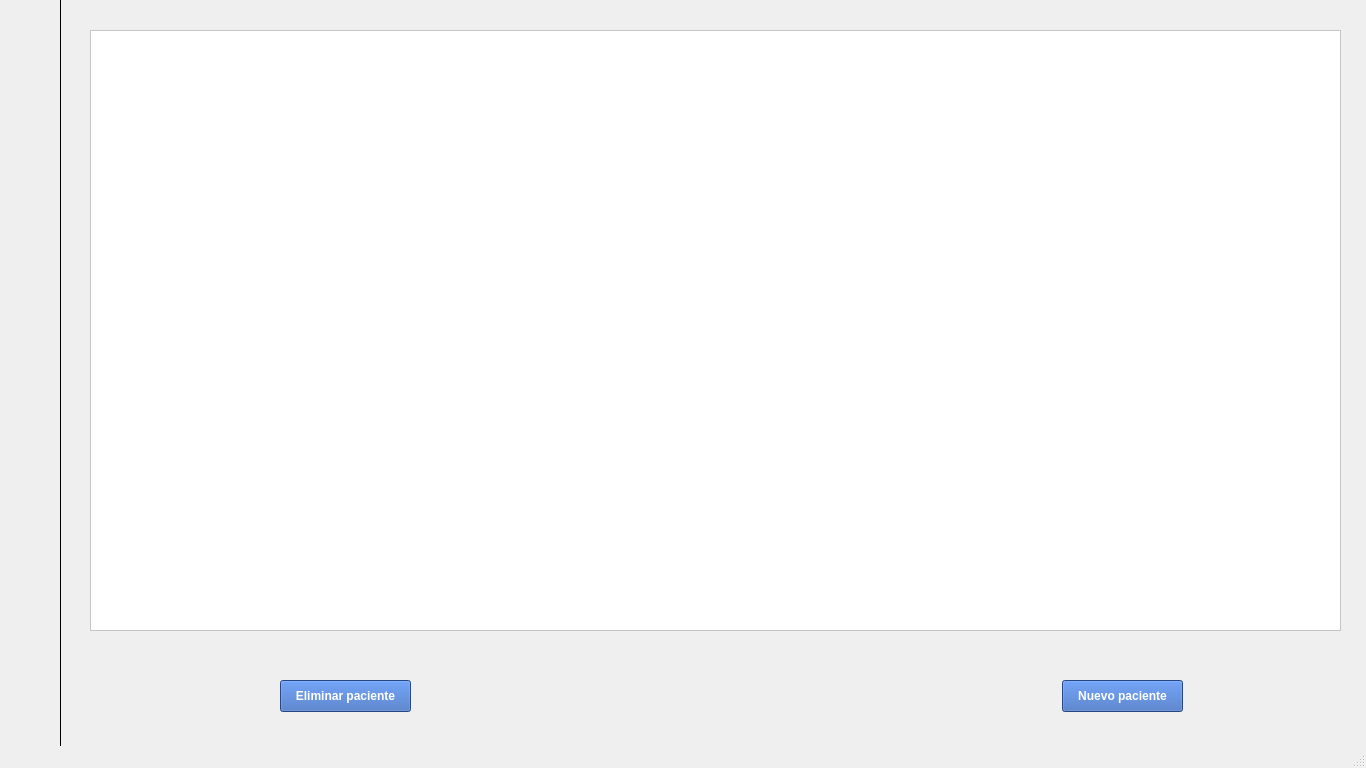
<?xml version="1.0" encoding="UTF-8"?>
<ui version="4.0">
 <class>MainWindow</class>
 <widget class="QMainWindow" name="MainWindow">
  <property name="geometry">
   <rect>
    <x>0</x>
    <y>0</y>
    <width>1366</width>
    <height>768</height>
   </rect>
  </property>
  <property name="sizePolicy">
   <sizepolicy hsizetype="Maximum" vsizetype="Maximum">
    <horstretch>0</horstretch>
    <verstretch>0</verstretch>
   </sizepolicy>
  </property>
  <property name="minimumSize">
   <size>
    <width>1366</width>
    <height>768</height>
   </size>
  </property>
  <property name="maximumSize">
   <size>
    <width>1366</width>
    <height>768</height>
   </size>
  </property>
  <property name="windowTitle">
   <string>Administrador de pacientes</string>
  </property>
  <widget class="QWidget" name="centralwidget">
   <widget class="QWidget" name="barraLateral" native="true">
    <property name="geometry">
     <rect>
      <x>0</x>
      <y>0</y>
      <width>61</width>
      <height>751</height>
     </rect>
    </property>
    <property name="styleSheet">
     <string notr="true">border-right: 1px solid black;</string>
    </property>
    <widget class="QPushButton" name="users">
     <property name="geometry">
      <rect>
       <x>0</x>
       <y>10</y>
       <width>60</width>
       <height>51</height>
      </rect>
     </property>
     <property name="styleSheet">
      <string notr="true"/>
     </property>
     <property name="text">
      <string/>
     </property>
     <property name="icon">
      <iconset>
       <normaloff>../img/dni.png</normaloff>../img/dni.png</iconset>
     </property>
     <property name="iconSize">
      <size>
       <width>30</width>
       <height>30</height>
      </size>
     </property>
     <property name="checkable">
      <bool>false</bool>
     </property>
     <property name="checked">
      <bool>false</bool>
     </property>
     <property name="flat">
      <bool>true</bool>
     </property>
    </widget>
    <widget class="QPushButton" name="cronIcon">
     <property name="geometry">
      <rect>
       <x>0</x>
       <y>690</y>
       <width>60</width>
       <height>51</height>
      </rect>
     </property>
     <property name="styleSheet">
      <string notr="true"/>
     </property>
     <property name="text">
      <string/>
     </property>
     <property name="icon">
      <iconset>
       <normaloff>../img/lapsBlack.png</normaloff>../img/lapsBlack.png</iconset>
     </property>
     <property name="iconSize">
      <size>
       <width>30</width>
       <height>30</height>
      </size>
     </property>
     <property name="checkable">
      <bool>false</bool>
     </property>
     <property name="checked">
      <bool>false</bool>
     </property>
     <property name="flat">
      <bool>true</bool>
     </property>
    </widget>
    <widget class="QPushButton" name="pacientesIcon">
     <property name="geometry">
      <rect>
       <x>0</x>
       <y>70</y>
       <width>61</width>
       <height>51</height>
      </rect>
     </property>
     <property name="styleSheet">
      <string notr="true"/>
     </property>
     <property name="text">
      <string/>
     </property>
     <property name="icon">
      <iconset>
       <normaloff>../img/pacientes.png</normaloff>../img/pacientes.png</iconset>
     </property>
     <property name="iconSize">
      <size>
       <width>30</width>
       <height>30</height>
      </size>
     </property>
     <property name="flat">
      <bool>true</bool>
     </property>
    </widget>
   </widget>
   <widget class="QListView" name="listaPacientes">
    <property name="geometry">
     <rect>
      <x>90</x>
      <y>30</y>
      <width>1251</width>
      <height>601</height>
     </rect>
    </property>
    <property name="styleSheet">
     <string notr="true">font-size: 20px; 
background-color: white;
color: black;</string>
    </property>
    <property name="editTriggers">
     <set>QAbstractItemView::NoEditTriggers</set>
    </property>
   </widget>
   <widget class="QPushButton" name="nuevoPaciente">
    <property name="geometry">
     <rect>
      <x>1062</x>
      <y>680</y>
      <width>121</width>
      <height>32</height>
     </rect>
    </property>
    <property name="styleSheet">
     <string notr="true">background-color: #3564b8; color: white; font-weight:bold;</string>
    </property>
    <property name="text">
     <string>Nuevo paciente</string>
    </property>
   </widget>
   <widget class="QPushButton" name="borrarPaciente">
    <property name="geometry">
     <rect>
      <x>280</x>
      <y>680</y>
      <width>131</width>
      <height>32</height>
     </rect>
    </property>
    <property name="styleSheet">
     <string notr="true">background-color: #3564b8; color: white; font-weight:bold;</string>
    </property>
    <property name="text">
     <string>Eliminar paciente</string>
    </property>
   </widget>
  </widget>
  <widget class="QStatusBar" name="statusbar"/>
 </widget>
 <resources/>
 <connections/>
</ui>
